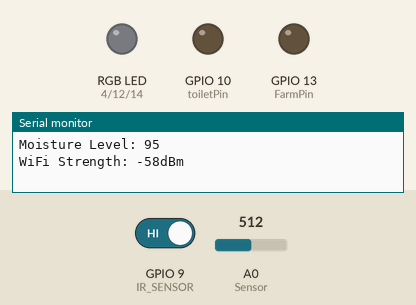
Bench run of a sketch on a simulated ESP8266 (NodeMCU). Parts: an RGB LED mixed from three pins (HIGH = lit), output pins drawn as LEDs (lit = HIGH), the last lines printed to the serial monitor. Dashed ring = blinking. Inputs (shaded band) come from the test bench; at power-on: GPIO 9 (IR_SENSOR) HIGH, A0 (Sensor) = 512. WiFi joins after 1.5 s; servers stay silent unless stated.

Above: at 2.7 s.
2.8 s: GPIO 9 (IR_SENSOR) driven LOW
At 5.2 s:
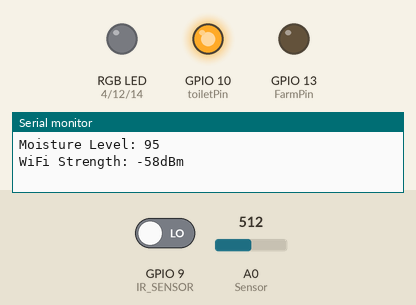
6.0 s: A0 (Sensor) set to 599
11.7 s: A0 (Sensor) set to 632
At 13.3 s:
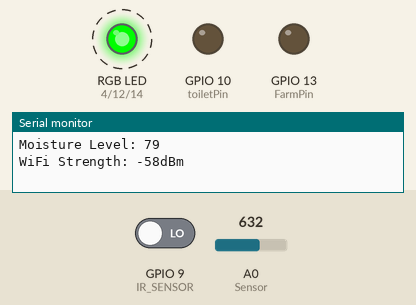
18.1 s: A0 (Sensor) set to 873
21.6 s: A0 (Sensor) set to 899
At 23.3 s:
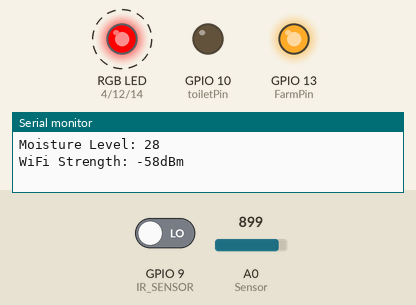
28.0 s: A0 (Sensor) set to 716
At 29.3 s:
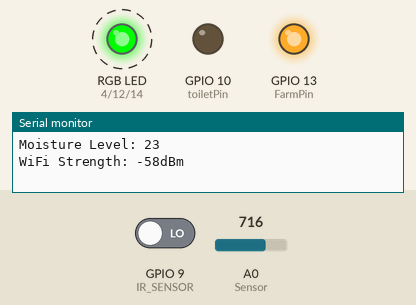
Timing chart, 0 to 35.4 s (numbered marks = the images above; inputs shaded):
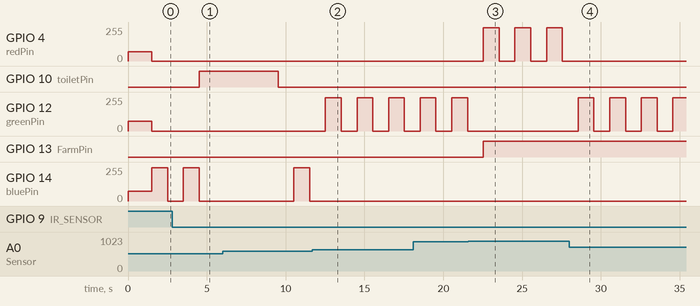

The sketch:

Smart_Agricuture_IoT.ino
```cpp
#include <ESP8266WiFi.h>

const char* ssid = "Oizom/2G";
const char* password = "9510810866";

const int redPin = 4;    // ~D2
const int greenPin = 12; // ~D6
const int bluePin = 14;  // ~D5

const int IR_SENSOR = 9; //sd2
const int toiletPin = 10; //sd3

unsigned long duration;

const int FarmPin = 13; // D7

int WiFiStrength = 0;
bool presence = false;

WiFiServer server(80);

void setup() {
  // put your setup code here, to run once:
  Serial.begin(115200);
  delay(10);

  // Difining RGB pin as Output
  pinMode(redPin, OUTPUT);
  pinMode(greenPin, OUTPUT);
  pinMode(bluePin, OUTPUT);

  pinMode(FarmPin, OUTPUT);

  pinMode(toiletPin, OUTPUT);
  pinMode(IR_SENSOR, INPUT_PULLUP);

  // Waiting to Connect LED Color

  analogWrite(redPin, 280);
  analogWrite(greenPin, 300);
  analogWrite(bluePin, 300);

  // Connecting to WiFi Network
  Serial.println();
  Serial.println();
  Serial.print("Connecting to ");
  Serial.println(ssid);

  WiFi.begin(ssid, password);

  // Connect to WiFi Router

  while (WiFi.status() != WL_CONNECTED)
  {
    delay(500);
    Serial.print(".");
  }

  Serial.println("");
  Serial.println("WiFi Connected");

  // Starting the Server
  server.begin();
  Serial.println("Server Started");

  // Print Local IP Address
  Serial.print("Use this URL to Connect: ");
  Serial.print("http://");
  Serial.print(WiFi.localIP());
  Serial.println("/");
}


double analogValue = 0.0;
double analogVolts = 0.0;
int moistureLevel;

void loop() {
  // put your main code here, to run repeatedly:

  WiFiStrength = WiFi.RSSI(); // Get dBm from ESP8266
  analogValue = analogRead(A0); // Read Analog Signal From Moiture Sensor
  analogVolts = (analogValue*3) / 1024; //Convert Analog Signal to Voltage


  analogValue = constrain(analogValue, 485, 1023);
  moistureLevel = map(analogValue, 485,1023,100,0);


  //Looping for RGB and LED Controll

  if (moistureLevel <= 25) // 0-25 is red "dry"
    {
      analogWrite(redPin, 1000);
      analogWrite(greenPin, 0);
      analogWrite(bluePin, 0);
      digitalWrite(FarmPin, HIGH);
    }

    else if (moistureLevel > 25 && moistureLevel <= 75) // 26-75 is green
    {
      analogWrite(redPin, 0);
      analogWrite(greenPin, 1000);
      analogWrite(bluePin, 0);
    }

    else if (moistureLevel > 75 ) // 76-100 is blue
    {
      analogWrite(redPin, 0);
      analogWrite(greenPin, 0);
      analogWrite(bluePin, 1000);
      digitalWrite(FarmPin, LOW);
    }

    delay(1000); // this is the duration the LED will stay ON

    analogWrite(redPin, 0);
    analogWrite(greenPin, 0);
    analogWrite(bluePin, 0);

  motorCheck();

  // Serial data
  Serial.print("Toilet Motor :");
  Serial.println(toiletPin);
  Serial.print("IR :");
  Serial.println(IR_SENSOR);
  Serial.print("Analog raw: ");
  Serial.println(analogValue);
  Serial.print("Analog V: ");
  Serial.println(analogVolts);
  Serial.print("Moisture Level: ");
  Serial.println(moistureLevel);
  Serial.print("WiFi Strength: ");
  Serial.print(WiFiStrength); Serial.println("dBm");
  Serial.println(" ");
  delay(1000); // slows amount of data sent via serial

  // Check Client Request from Browser
  WiFiClient client = server.available();
  if (!client) {
    return;
  }

  // Wait until the client sends some data
  Serial.println("new client");

  // Read the first line of the request
  String request = client.readStringUntil('\r');
  Serial.println(request);
  client.flush();

  // Response
  client.println("HTTP/1.1 200 OK");
  client.println("Content-Type: text/html");
  client.println("");

  // WebPage
  client.println("<!DOCTYPE HTML>");
  client.println("<html>");
  client.println("<script>setTimeout(function() {location.reload();}, 5000);</script>");
  client.println("<head></head>");
  client.println("<body style=background-color:powderblue;>");
  client.println("<div style=text-align:center: center>");
  client.print("<h1 style=\"size:12px;\">Soil Moisture</h1>");
  client.print("WiFi Signal Strength: ");
  client.println(WiFiStrength);
  client.println("dBm<br>");
  client.print("Analog Raw: ");
  client.println(analogValue);
  client.print("<br>Analog Volts: ");
  client.println(analogVolts);
  client.print("<br>Moiture Level: ");
  client.print(moistureLevel);
  client.println("</div>");
  client.println("</body>");
  client.println("</html>");
  // End of WebPage

  delay(1);
  Serial.println("Client disonnected");
  Serial.println("");
}

void motorCheck()
{
  int value = digitalRead(IR_SENSOR);

  if(value == 1 && presence == false)
  {
    presence = true;
  }

 if(presence == true && value == 0)
 {
   digitalWrite(toiletPin, HIGH);
   delay(5000);
   digitalWrite(toiletPin, LOW);
   presence = false;
  }

}
```

Measured:
- the behaviour switches between 616 and 617 on A0 (Sensor) (found by bisection; images 1 and 2)
- the behaviour switches between 885 and 886 on A0 (Sensor) (found by bisection; images 2 and 3)
- after the input at 2.8 s, GPIO 10 (toiletPin): LOW → HIGH after 1.7 s; GPIO 14 (bluePin): goes on until 4.5 s, then stays 0/255
- after the input at 11.7 s, GPIO 12 (greenPin): alternates 249/255 for 1.0 s and 0/255 for 1.0 s, starting after 0.83 s; GPIO 14 (bluePin): stops changing and stays 0/255
- after the input at 21.6 s, GPIO 4 (redPin): alternates 249/255 for 1.0 s and 0/255 for 1.0 s, starting after 0.95 s; GPIO 12 (greenPin): stops changing and stays 0/255; GPIO 13 (FarmPin): LOW → HIGH after 0.95 s
- after the input at 28.0 s, GPIO 4 (redPin): stops changing and stays 0/255; GPIO 12 (greenPin): alternates 249/255 for 1.0 s and 0/255 for 1.0 s, starting after 0.56 s
